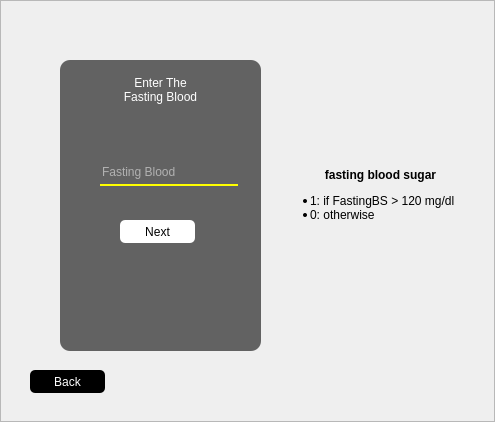
<?xml version="1.0" encoding="UTF-8"?>
<ui version="4.0">
 <class>Form</class>
 <widget class="QWidget" name="Form">
  <property name="geometry">
   <rect>
    <x>0</x>
    <y>0</y>
    <width>495</width>
    <height>422</height>
   </rect>
  </property>
  <property name="windowTitle">
   <string>Form</string>
  </property>
  <widget class="QFrame" name="frame">
   <property name="geometry">
    <rect>
     <x>0</x>
     <y>0</y>
     <width>495</width>
     <height>422</height>
    </rect>
   </property>
   <property name="frameShape">
    <enum>QFrame::StyledPanel</enum>
   </property>
   <property name="frameShadow">
    <enum>QFrame::Raised</enum>
   </property>
   <widget class="QLabel" name="label">
    <property name="geometry">
     <rect>
      <x>0</x>
      <y>0</y>
      <width>495</width>
      <height>422</height>
     </rect>
    </property>
    <property name="styleSheet">
     <string notr="true">background-image: url(Untitled.jpg);</string>
    </property>
    <property name="text">
     <string/>
    </property>
   </widget>
   <widget class="QLabel" name="label_2">
    <property name="geometry">
     <rect>
      <x>60</x>
      <y>60</y>
      <width>201</width>
      <height>291</height>
     </rect>
    </property>
    <property name="styleSheet">
     <string notr="true">background-color:rgb(0,0,0,150);
color: rgb(255, 255, 255);
border-radius:10px;</string>
    </property>
    <property name="text">
     <string/>
    </property>
   </widget>
   <widget class="QLabel" name="label_3">
    <property name="geometry">
     <rect>
      <x>110</x>
      <y>70</y>
      <width>101</width>
      <height>41</height>
     </rect>
    </property>
    <property name="styleSheet">
     <string notr="true">font: 75 12pt &quot;MS Shell Dlg 2&quot;;
color: rgb(255, 255, 255);</string>
    </property>
    <property name="text">
     <string>&lt;html&gt;&lt;head/&gt;&lt;body&gt;&lt;p align=&quot;center&quot;&gt;Enter The &lt;br/&gt;Fasting Blood&lt;/p&gt;&lt;/body&gt;&lt;/html&gt;</string>
    </property>
   </widget>
   <widget class="QLineEdit" name="fast">
    <property name="geometry">
     <rect>
      <x>100</x>
      <y>160</y>
      <width>138</width>
      <height>26</height>
     </rect>
    </property>
    <property name="styleSheet">
     <string notr="true">color:rgb(255, 255, 255);
border:none;
background-color:rgb(0,0,0,0);
border-bottom:2px solid rgb(255, 255, 0);</string>
    </property>
    <property name="placeholderText">
     <string>Fasting Blood</string>
    </property>
   </widget>
   <widget class="QPushButton" name="next6">
    <property name="geometry">
     <rect>
      <x>120</x>
      <y>220</y>
      <width>75</width>
      <height>23</height>
     </rect>
    </property>
    <property name="styleSheet">
     <string notr="true">background-color:rgb(255,255,255,255);
border-radius:5px;</string>
    </property>
    <property name="text">
     <string>Next</string>
    </property>
   </widget>
   <widget class="QPushButton" name="back6">
    <property name="geometry">
     <rect>
      <x>30</x>
      <y>370</y>
      <width>75</width>
      <height>23</height>
     </rect>
    </property>
    <property name="styleSheet">
     <string notr="true">background-color:rgb(0,0,0);
border-radius:5px;
color:rgb(255,255,255,255);</string>
    </property>
    <property name="text">
     <string>Back</string>
    </property>
   </widget>
   <widget class="QLabel" name="label_4">
    <property name="geometry">
     <rect>
      <x>270</x>
      <y>130</y>
      <width>221</width>
      <height>131</height>
     </rect>
    </property>
    <property name="styleSheet">
     <string notr="true">background-image: url(df.jpg);
font: 75 9pt &quot;MS Shell Dlg 2&quot;;</string>
    </property>
    <property name="text">
     <string>&lt;html&gt;&lt;head/&gt;&lt;body&gt;&lt;p align=&quot;center&quot;&gt;&lt;span style=&quot; font-weight:600;&quot;&gt;fasting blood sugar&lt;/span&gt;&lt;/p&gt;&lt;ul style=&quot;margin-top: 0px; margin-bottom: 0px; margin-left: 0px; margin-right: 0px; -qt-list-indent: 1;&quot;&gt;&lt;li style=&quot; margin-top:12px; margin-bottom:0px; margin-left:0px; margin-right:0px; -qt-block-indent:0; text-indent:0px;&quot;&gt;1: if FastingBS &amp;gt; 120 mg/dl&lt;/li&gt;&lt;li style=&quot; margin-top:0px; margin-bottom:12px; margin-left:0px; margin-right:0px; -qt-block-indent:0; text-indent:0px;&quot;&gt;0: otherwise&lt;/li&gt;&lt;/ul&gt;&lt;/body&gt;&lt;/html&gt;</string>
    </property>
   </widget>
  </widget>
 </widget>
 <resources>
  <include location="res.qrc"/>
 </resources>
 <connections/>
</ui>
